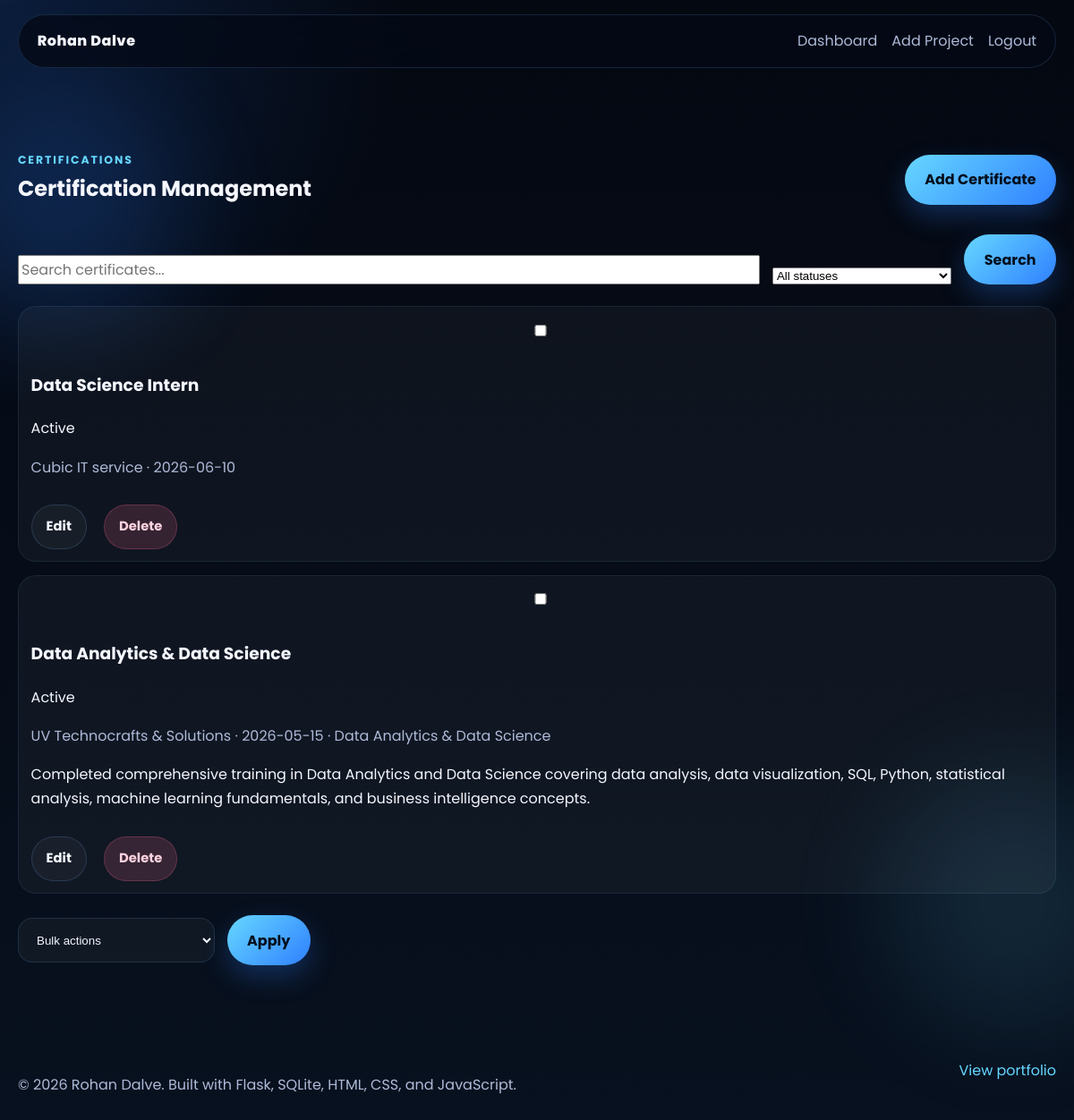
Page /certifications (signed in) on the committed database.
### tables this page shows
CREATE TABLE settings (
            key TEXT PRIMARY KEY,
            value TEXT NOT NULL
        );

CREATE TABLE certifications (
            id INTEGER PRIMARY KEY AUTOINCREMENT,
            title TEXT NOT NULL,
            issuer TEXT,
            issue_date TEXT,
            credential_id TEXT,
            verification_url TEXT,
            image TEXT,
            category TEXT,
            description TEXT,
            display_order INTEGER DEFAULT 0,
            status INTEGER DEFAULT 1,
            created_at TEXT DEFAULT (datetime('now')),
            updated_at TEXT
        );

### app.py (the view)
@app.route("/certifications")
@admin_required
def certifications_manager():
    q = request.args.get("q", "").strip()
    status_filter = request.args.get("status", "all")
    page = max(1, int(request.args.get("page", "1")))
    per_page = 10
    base_query = "SELECT * FROM certifications"
    params: list = []
    conditions: list[str] = []
    if q:
        conditions.append("(title LIKE ? OR issuer LIKE ? OR category LIKE ?)")
        qterm = f"%{q}%"
        params.extend([qterm, qterm, qterm])
    if status_filter in ("active", "inactive"):
        conditions.append("status = ?")
        params.append(1 if status_filter == "active" else 0)
    if conditions:
        base_query += " WHERE " + " AND ".join(conditions)
    rows = query_all(
        f"{base_query} ORDER BY display_order DESC, created_at DESC LIMIT ? OFFSET ?",
        tuple(params + [per_page, (page - 1) * per_page]),
    )
    total = query_one(f"SELECT COUNT(*) as c FROM ({base_query})", tuple(params))["c"]
    return render_template(
        "certifications.html",
        certs=rows,
        q=q,
        status_filter=status_filter,
        page=page,
        per_page=per_page,
        total=total,
    )

### app.py (called while the page is built)
def get_db() -> sqlite3.Connection:
    if "db" not in g:
        g.db = sqlite3.connect(app.config["DATABASE"])
        g.db.row_factory = sqlite3.Row
    return g.db

def query_all(query: str, params: tuple = ()) -> list[sqlite3.Row]:
    return get_db().execute(query, params).fetchall()

def query_one(query: str, params: tuple = ()) -> sqlite3.Row | None:
    return get_db().execute(query, params).fetchone()

def admin_required(view_func):
    @wraps(view_func)
    def wrapped_view(*args, **kwargs):
        if not session.get("admin_logged_in"):
            flash("Please log in to access the admin dashboard.", "error")
            return redirect(url_for("admin_login"))
        return view_func(*args, **kwargs)
    return wrapped_view

@app.context_processor
def inject_globals():
    db = sqlite3.connect(app.config["DATABASE"])
    db.row_factory = sqlite3.Row
    rows = db.execute("SELECT key, value FROM settings").fetchall()
    db.close()
    site = DEFAULT_SETTINGS.copy()
    site.update({row["key"]: row["value"] for row in rows})
    return {"site": site, "current_year": datetime.now().year}

### templates/certifications.html (shortened to what this page needs)
{% extends "base.html" %}
{% block body_class %}admin-body{% endblock %}
{% block content %}
<section class="section">
    <div class="container">
        <div class="panel-header">
            <div>
                <span class="section-tag">Certifications</span>
                <h2>Certification Management</h2>
            </div>
            <a class="btn btn-primary" href="{{ url_for('add_certification') }}">Add Certificate</a>
        </div>
        <form method="get" class="admin-filter" action="{{ url_for('certifications_manager') }}">
            <input type="search" name="q" value="{{ q }}" placeholder="Search certificates...">
            <select name="status">
                <option value="all" {% if status_filter == 'all' %}selected{% endif %}>All statuses</option>
            </select>
            <button class="btn btn-primary" type="submit">Search</button>
        </form>
        <div class="admin-list">
            {% for cert in certs %}
            <div class="admin-list-item admin-list-item--tall">
                <div class="admin-list-item__checkbox">
                    <label><input class="bulk-checkbox" type="checkbox" data-id="{{ cert.id }}"></label>
                </div>
                <div class="admin-list-item__content">
                    <div class="admin-list-item__meta">
                        <h3>{{ cert.title }}</h3>
                        <span class="status-pill {% if cert.status %}status-active{% else %}status-inactive{% endif %}">{% if cert.status %}Active{% else %}Inactive{% endif %}</span>
                    </div>
                    <p class="text-muted">{{ cert.issuer or 'Unknown issuer' }}{% if cert.issue_date %} · {{ cert.issue_date }}{% endif %}{% if cert.category %} · {{ cert.category }}{% endif %}</p>
                    <p>{{ cert.description }}</p>
                </div>
                <div class="admin-list-item__actions">
                    <a class="btn btn-secondary btn-small" href="{{ url_for('edit_certification', cert_id=cert.id) }}">Edit</a>
                    <button class="btn btn-danger btn-small js-confirm-delete" type="submit" form="delete-cert-{{ cert.id }}">Delete</button>
                </div>
            </div>
            {% else %}
            <p>No certifications found.</p>
            {% endfor %}
        </div>
        <form id="bulk-form-certs" class="admin-bulk-actions" method="post" action="{{ url_for('certifications_bulk_action') }}">
            <select name="action">
                <option value="">Bulk actions</option>
            </select>
            <button class="btn btn-primary" id="bulk-apply-certs" type="submit">Apply</button>
        </form>
    </div>
</section>
{% endblock %}

### templates/partials/navbar.html (shortened to what this page needs)
<header class="site-header" id="top">
    <nav class="navbar container">
        <a href="{{ url_for('home') }}#hero" class="brand">{{ site.name }}</a>
        <div class="nav-links" id="nav-menu">
            {% if request.path == '/' %}
            <a href="#hero">Home</a>
            <a href="#about">About</a>
            <a href="#skills">Skills</a>
            <a href="#experience">Experience</a>
            <a href="#projects">Projects</a>
            <a href="#contact">Contact</a>
            <a class="nav-button" href="{{ url_for('static', filename='resume.pdf') }}" download>Resume</a>
            {% elif session.get('admin_logged_in') %}
            <a href="{{ url_for('dashboard') }}">Dashboard</a>
            <a href="{{ url_for('add_project') }}">Add Project</a>
            <form action="{{ url_for('logout') }}" method="post" class="nav-inline-form">
                <button type="submit" class="nav-link-button">Logout</button>
            </form>
            {% else %}
            <a href="{{ url_for('home') }}#projects">Portfolio</a>
            <a href="{{ url_for('admin_login') }}">Admin Login</a>
            {% endif %}
        </div>
    </nav>
</header>

### templates/partials/footer.html
<footer class="site-footer">
    <div class="container footer-content">
        <p>&copy; {{ current_year }} {{ site.name }}. Built with Flask, SQLite, HTML, CSS, and JavaScript.</p>
        {% if request.path == '/' %}
        <a href="#top" class="footer-link">Back to top</a>
        {% else %}
        <a href="{{ url_for('home') }}" class="footer-link">View portfolio</a>
        {% endif %}
    </div>
</footer>

### rows in the picture
settings: name "Rohan Dalve"
certifications: title "Data Science Intern", status "Active", issuer "Cubic IT service", issue_date "2026-06-10"
certifications: title "Data Analytics & Data Science", status "Active", issuer "UV Technocrafts & Solutions", issue_date "2026-05-15", category "Data Analytics & Data Science", description "Completed comprehensive training in Data Analytics and Data Science covering data analysis, data visualization, SQL, Python, statistical analysis, machine learning fundamentals, and business intelligence concepts."
